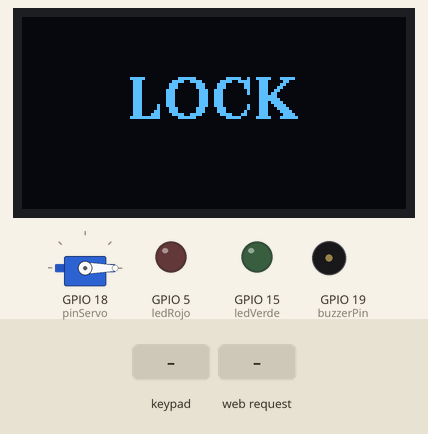
Recording of a sketch running on a simulated ESP32. Shown: servo, 128×64 one-colour display, output pins drawn as LEDs (lit = HIGH), buzzer (waves = sounding, pin HIGH). The inputs (shaded band) are chosen by the test bench. The OLED is the two-colour kind (top 16 rows yellow); WiFi joins after 1.5 s; servers stay silent unless stated; uploads are accepted with an empty reply; what the sketch prints to the serial monitor is not drawn.

Above: at 2.7 s.
2.8 s: key '#' pressed
At 4.5 s:
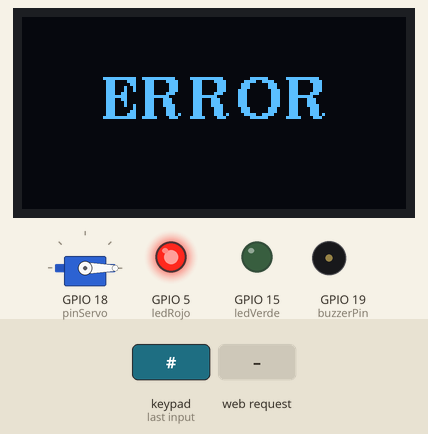
5.0 s: keypad keys 1 2 3 4 # pressed 0.4 s apart
At 8.3 s:
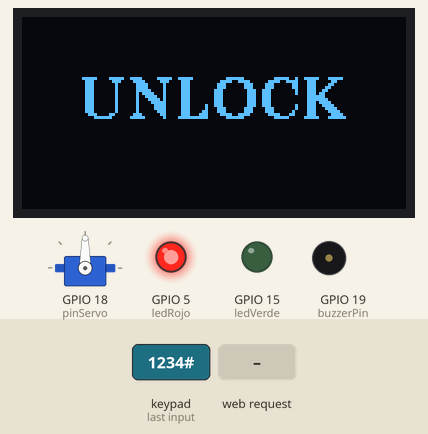
8.5 s: keypad keys 1 3 1 2 1 4 2 7 A pressed 0.4 s apart
At 12.6 s:
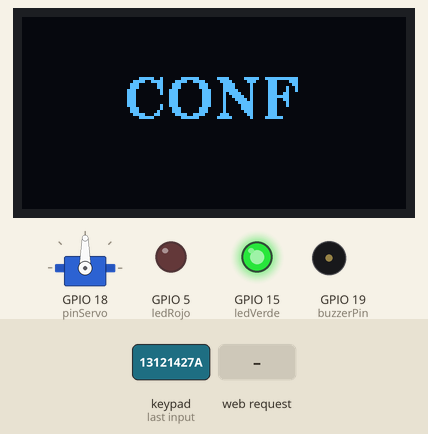
13.6 s: keypad keys 2 6 2 5 3 3 3 2 # pressed 0.4 s apart
At 18.0 s:
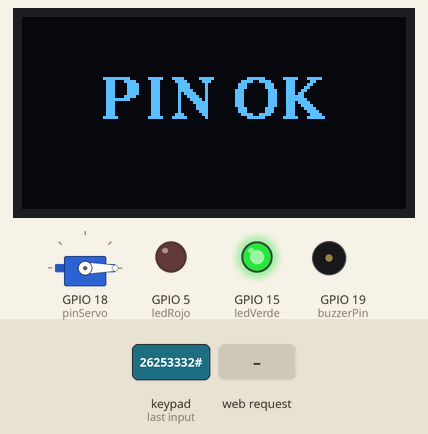
19.9 s: HTTP request GET /abrir received
At 20.11 s:
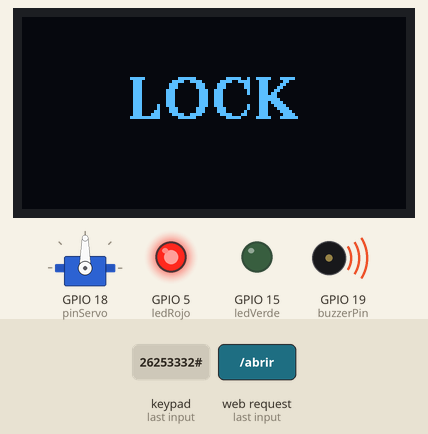
22.3 s: keypad keys 1 3 9 7 * pressed 0.4 s apart
At 24.4 s:
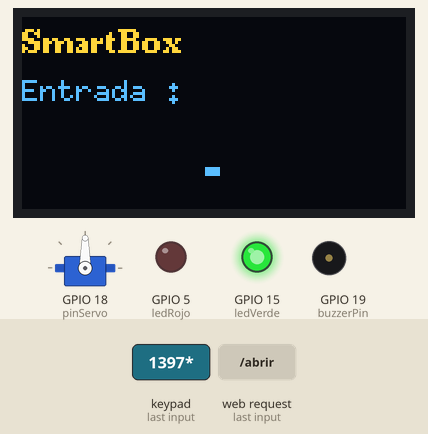
Timing chart, 0 to 25.9 s (numbered marks = the images above; inputs shaded):
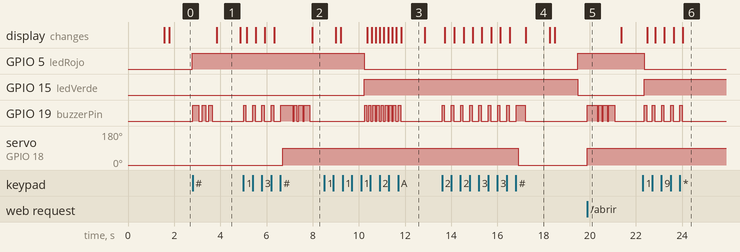

Measured:
- after the input at 2.8 s, GPIO 19 (buzzerPin): LOW → HIGH at once, then repeats every 0.30 s: LOW 0.15 s, HIGH 0.15 s, until it stays LOW from 3.7 s; the display: changes after 1.0 s (image 1)
- after the input at 5.0 s, GPIO 19 (buzzerPin): LOW → HIGH at once, → LOW 0.10 s later, → HIGH 0.30 s later, → LOW 0.10 s later, … (16 changes in this stretch); servo on GPIO 18 (pinServo): 0° → 90° after 1.7 s; the display: first changes after 0.13 s (image 2 shows a later state)
- after the input at 8.5 s, GPIO 19 (buzzerPin): alternates HIGH for 0.10 s and LOW for 0.08 s, 18 changes in all, then stays LOW, starting after 1.7 s; the display: first differs from a run without the input after 1.9 s (image 3 shows a later state)
- after the input at 13.6 s, GPIO 5 (ledRojo): LOW → HIGH after 5.9 s; GPIO 15 (ledVerde): HIGH → LOW after 5.9 s; GPIO 19 (buzzerPin): goes 8 × (HIGH 0.10 s, LOW 0.30 s), HIGH 0.40 s, then LOW, starting at once; servo on GPIO 18 (pinServo): 90° → 0° after 3.3 s; the display: first changes after 0.13 s (image 4 shows a later state)
- after the input at 19.9 s, servo on GPIO 18 (pinServo): 0° → 90° at once
- after the input at 22.3 s, GPIO 19 (buzzerPin): alternates HIGH for 0.10 s and LOW for 0.30 s, 10 changes in all, then stays LOW, starting after 0.07 s; the display: first changes after 0.19 s (image 6 shows a later state)
- what the display in image 1 shows lasts 1.1 s, from 3.8 s to 4.9 s

The sketch:

caja_fuerte.ino
```cpp
#include <WiFi.h>
#include <HTTPClient.h>
#include <ESP32Servo.h>
#include <ArduinoJson.h>
#include <WebServer.h>
#include <Keypad.h>
#include <Wire.h>
#include <U8g2lib.h>

// ------------------- CONFIGURACIÓN -------------------
WebServer webServer(80);
Servo cerrojoServo;

const int pinServo = 18;
const int pinSensor = 4;
const int ledRojo = 5;
const int ledVerde = 15;
const int buzzerPin = 19;

const char* ssid = "iPhone de Matias";
const char* password = "matias06";
const char* backendUrl = "http://172.20.10.3:3000/api/eventos";

bool cerrojoAbierto = false;
bool lastCerrojoAbierto = false;
bool lastAlarmaPuertaAbierta = false;
int lastEstadoSensor = LOW;
bool sensorSimuladoAbierto = false;  // <-- SIMULACIÓN DE SENSOR
bool simulandoSensor = false; // ← AGREGAR ESTO

unsigned long ultimoMovimiento = 0;
const unsigned long intervalo = 1000;
unsigned long ultimoIntentoWiFi = 0;
const unsigned long intervaloWiFi = 10000;

// ---------- KEY PAD 4x4 ----------
const byte ROWS = 4;
const byte COLS = 4;
char keys[ROWS][COLS] = {
  {'1','2','3','A'},
  {'4','5','6','B'},
  {'7','8','9','C'},
  {'*','0','#','D'}
};
byte rowPins[ROWS] = {13, 12, 14, 27};
byte colPins[COLS] = {26, 25, 33, 32};
Keypad keypad = Keypad(makeKeymap(keys), rowPins, colPins, ROWS, COLS);

// ---------- CONTRASEÑA ----------
String contraseñaUsuario = "1234";
String entradaActual = "";
bool modoConfig = false;

// ---------- BUZZER ----------
void beepCorto() { digitalWrite(buzzerPin, HIGH); delay(100); digitalWrite(buzzerPin, LOW); }
void beepMedio() { digitalWrite(buzzerPin, HIGH); delay(300); digitalWrite(buzzerPin, LOW); }
void beepError() { for(int i = 0; i < 3; i++){ digitalWrite(buzzerPin, HIGH); delay(150); digitalWrite(buzzerPin, LOW); delay(150); } }
void melodiaDesbloqueo() { const int pattern[] = {120,120,180,240}; for (int i = 0; i < 4; i++) { digitalWrite(buzzerPin, HIGH); delay(pattern[i]); digitalWrite(buzzerPin, LOW); delay(70); } }

// ---------- SENSOR SIMULADO ----------
bool leerSensorFiltrado() {
  if (sensorSimuladoAbierto) return false;  // puerta ABIERTA simulada
  return true; // si no se simula → puerta cerrada
}

// ---------- ENVIAR EVENTO AL BACKEND ----------
void enviarEvento(String estadoCerrojo, String estadoSensor, bool alarma, String origen) {
  if (WiFi.status() == WL_CONNECTED) {
    HTTPClient http;
    http.begin(backendUrl);
    http.addHeader("Content-Type", "application/json");

    String body = "{\"numero_caja\":1"
                  ",\"estado_cerrojo\":\"" + estadoCerrojo +
                  "\",\"estado_sensor\":\"" + estadoSensor +
                  "\",\"alarma\":" + (alarma ? "true" : "false") +
                  ",\"origen\":\"" + origen + "\"}";

    int httpResponseCode = http.POST(body);
    Serial.print("Evento enviado, respuesta HTTP: ");
    Serial.println(httpResponseCode);
    http.end();
  } else {
    Serial.println("No conectado al WiFi");
  }
}


// ---------- ACTUALIZAR ESTADO ----------
void actualizarYEnviarEstado(String origenEvento = "usuario1") {
    bool sensorDetectaIman = leerSensorFiltrado();
    bool alarma = (!cerrojoAbierto && !sensorDetectaIman);
    int estadoSensor = sensorDetectaIman ? HIGH : LOW;

    // Solo enviar evento si hay cambio
    if (cerrojoAbierto != lastCerrojoAbierto ||
        alarma != lastAlarmaPuertaAbierta ||
        estadoSensor != lastEstadoSensor) {

        enviarEvento(
            cerrojoAbierto ? "abierto" : "cerrado",
            sensorDetectaIman ? "imán detectado" : "sin imán",
            alarma,
            origenEvento    // ← aquí usamos el valor que venga

             );

        if (cerrojoAbierto && origenEvento != "keypad") scrollText("UNLOCK", 34, 1);
        if (!cerrojoAbierto && origenEvento != "keypad") scrollText("LOCK", 34, 1);

        lastCerrojoAbierto = cerrojoAbierto;
        lastAlarmaPuertaAbierta = alarma;
        lastEstadoSensor = estadoSensor;
    }

  // ---------- LEDS ----------
  static unsigned long ultimoParpadeo = 0;
  static bool estadoRojo = false;
  unsigned long ahora = millis();

  if (cerrojoAbierto) {
    digitalWrite(ledVerde, HIGH);
    digitalWrite(ledRojo, LOW);
  }
  else if (alarma) {
    if (ahora - ultimoParpadeo >= 300) {
      estadoRojo = !estadoRojo;
      ultimoParpadeo = ahora;
    }
    digitalWrite(ledRojo, estadoRojo);
    digitalWrite(ledVerde, LOW);
  }
  else {
    digitalWrite(ledRojo, HIGH);
    digitalWrite(ledVerde, LOW);
  }
}

// ---------- CERROJO ----------
void abrirCerrojo() { cerrojoServo.write(90); cerrojoAbierto = true; beepMedio(); melodiaDesbloqueo(); }
void cerrarCerrojo() { cerrojoServo.write(0); cerrojoAbierto = false; beepMedio(); }

// ---------- ENDPOINTS ----------
void handleEstado() {
  webServer.sendHeader("Access-Control-Allow-Origin", "*");
  bool sensorDetectaIman = leerSensorFiltrado();
  bool alarma = (!cerrojoAbierto && !sensorDetectaIman);
  String json = "{\"cerrojo\":\"" + String(cerrojoAbierto ? "abierto" : "cerrado") +
                "\",\"sensor\":\"" + String(sensorDetectaIman ? "imán detectado" : "sin imán") +
                "\",\"alarma\":" + (alarma ? "true" : "false") + "}";
  webServer.send(200, "application/json", json);
}

void handleAbrir() {
  abrirCerrojo();
  String origen = webServer.arg("origen"); // se puede mandar desde la web
  if (origen == "") origen = "admin"; // default admin si no envían nada
  actualizarYEnviarEstado(origen);
  webServer.send(200, "text/plain", "Cerrojo abierto");
}

void handleCerrar() {
  cerrarCerrojo();
  String origen = webServer.arg("origen");
  if (origen == "") origen = "admin";
  actualizarYEnviarEstado(origen);
  webServer.send(200, "text/plain", "Cerrojo cerrado");
}


void handleSimularAlarma() { sensorSimuladoAbierto = true; webServer.send(200, "text/plain", "Puerta abierta (SIMULADA)"); }
void handleResetAlarma() { sensorSimuladoAbierto = false; webServer.send(200, "text/plain", "Puerta cerrada (SIMULADA)"); }

// ---------- DISPLAY ----------
#define I2C_SDA 16
#define I2C_SCL 17
U8G2_SH1106_128X64_NONAME_F_HW_I2C u8g2(U8G2_R0, U8X8_PIN_NONE);

void scrollText(const char* msg, int y, int speedDelay) {
  u8g2.setFont(u8g2_font_ncenB14_tr);
  int textWidth = u8g2.getStrWidth(msg);
  if (textWidth <= 128) { u8g2.clearBuffer(); u8g2.drawStr((128 - textWidth)/2, y, msg); u8g2.sendBuffer(); delay(1000); return; }
  for (int x = 128; x > -textWidth; x--) { u8g2.clearBuffer(); u8g2.drawStr(x, y, msg); u8g2.sendBuffer(); delay(speedDelay); }
}

void updateDisplay() {
  u8g2.clearBuffer();
  u8g2.setFont(u8g2_font_ncenB08_tr); u8g2.drawStr(0, 12, "SmartBox");
  u8g2.setFont(u8g2_font_6x10_tr); u8g2.drawStr(0, 28, "Entrada :");
  String toShow = entradaActual.length() ? entradaActual : "-";
  u8g2.setFont(u8g2_font_ncenB14_tr); int w = u8g2.getStrWidth(toShow.c_str());
  int x = (128 - w) / 2; u8g2.drawStr(x, 56, toShow.c_str());
  u8g2.sendBuffer();
}

// ---------- SETUP ----------
void setup() {
  Serial.begin(115200);
  pinMode(pinSensor, INPUT);
  pinMode(ledRojo, OUTPUT); pinMode(ledVerde, OUTPUT); pinMode(buzzerPin, OUTPUT);

  cerrojoServo.attach(pinServo);
  cerrojoServo.write(0);

  WiFi.begin(ssid, password);
  WiFi.waitForConnectResult();
  Serial.println(WiFi.localIP());

  webServer.on("/estado", handleEstado);
  webServer.on("/abrir", handleAbrir);
  webServer.on("/cerrar", handleCerrar);
  webServer.on("/simularAlarma", handleSimularAlarma);
  webServer.on("/resetAlarma", handleResetAlarma);
  webServer.begin();

  Wire.begin(I2C_SDA, I2C_SCL);
  u8g2.begin();
  updateDisplay();
}

// ---------- LOOP ----------
void loop() {
  if (WiFi.status() != WL_CONNECTED && millis() - ultimoIntentoWiFi > intervaloWiFi) { WiFi.begin(ssid, password); ultimoIntentoWiFi = millis(); }
  actualizarYEnviarEstado();
  webServer.handleClient();

  char key = keypad.getKey();
  if (!key) return;

  beepCorto();
  Serial.println(key);

  if (!modoConfig) {
    if (isdigit(key)) { entradaActual += key; updateDisplay(); }
    else if (key == '*') { entradaActual = ""; updateDisplay(); }
    else if (key == '#') {
      if (entradaActual == contraseñaUsuario) { abrirCerrojo(); scrollText("UNLOCK", 34, 1); }
      else { beepError(); scrollText("ERROR", 34, 2); }
      entradaActual = ""; updateDisplay();
    }
    else if (key == 'A' && cerrojoAbierto) { modoConfig = true; entradaActual = ""; scrollText("CONF", 34, 1); updateDisplay(); }
    else if (key == 'C' && cerrojoAbierto) { cerrarCerrojo(); updateDisplay(); }
  }
  else {
    if (isdigit(key)) { entradaActual += key; updateDisplay(); }
    else if (key == '*') { entradaActual = ""; modoConfig = false; scrollText("CANC", 34, 1); updateDisplay(); }
    else if (key == '#') { contraseñaUsuario = entradaActual; modoConfig = false; cerrarCerrojo(); entradaActual = ""; scrollText("PIN OK", 34, 1); updateDisplay(); }
  }
}
```
